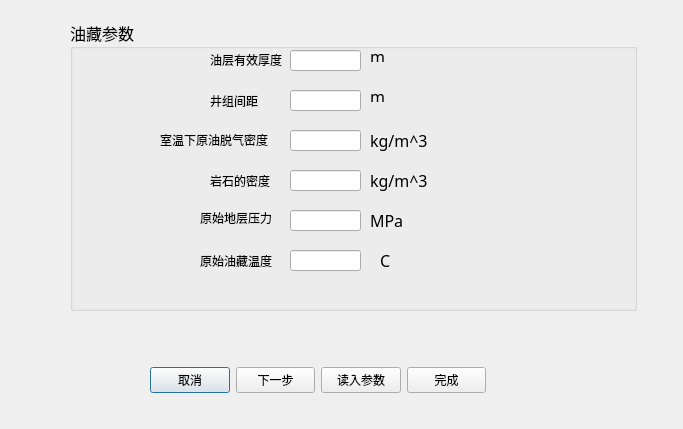
<?xml version="1.0" encoding="UTF-8"?>
<ui version="4.0">
 <class>Dialog_para_oil</class>
 <widget class="QDialog" name="Dialog_para_oil">
  <property name="geometry">
   <rect>
    <x>0</x>
    <y>0</y>
    <width>683</width>
    <height>429</height>
   </rect>
  </property>
  <property name="windowTitle">
   <string>油藏参数</string>
  </property>
  <widget class="QGroupBox" name="groupBox_Oil_pool_paras">
   <property name="geometry">
    <rect>
     <x>70</x>
     <y>20</y>
     <width>567</width>
     <height>291</height>
    </rect>
   </property>
   <property name="font">
    <font>
     <family>宋体</family>
     <pointsize>12</pointsize>
    </font>
   </property>
   <property name="title">
    <string>油藏参数</string>
   </property>
   <widget class="QLineEdit" name="lineEdit_para_oil_layer_H">
    <property name="geometry">
     <rect>
      <x>220</x>
      <y>30</y>
      <width>71</width>
      <height>21</height>
     </rect>
    </property>
    <property name="dragEnabled">
     <bool>false</bool>
    </property>
    <property name="readOnly">
     <bool>false</bool>
    </property>
   </widget>
   <widget class="QLabel" name="label">
    <property name="geometry">
     <rect>
      <x>140</x>
      <y>30</y>
      <width>81</width>
      <height>20</height>
     </rect>
    </property>
    <property name="font">
     <font>
      <family>SimSun-ExtB</family>
      <pointsize>9</pointsize>
     </font>
    </property>
    <property name="text">
     <string>油层有效厚度</string>
    </property>
   </widget>
   <widget class="QLabel" name="label_2">
    <property name="geometry">
     <rect>
      <x>300</x>
      <y>30</y>
      <width>54</width>
      <height>12</height>
     </rect>
    </property>
    <property name="text">
     <string>m</string>
    </property>
   </widget>
   <widget class="QLabel" name="label_11">
    <property name="geometry">
     <rect>
      <x>300</x>
      <y>70</y>
      <width>54</width>
      <height>12</height>
     </rect>
    </property>
    <property name="text">
     <string>m</string>
    </property>
   </widget>
   <widget class="QLineEdit" name="lineEdit_para_well_space_W">
    <property name="geometry">
     <rect>
      <x>220</x>
      <y>70</y>
      <width>71</width>
      <height>21</height>
     </rect>
    </property>
   </widget>
   <widget class="QLabel" name="label_12">
    <property name="geometry">
     <rect>
      <x>140</x>
      <y>70</y>
      <width>51</width>
      <height>21</height>
     </rect>
    </property>
    <property name="font">
     <font>
      <family>SimSun-ExtB</family>
      <pointsize>9</pointsize>
     </font>
    </property>
    <property name="text">
     <string>井组间距</string>
    </property>
   </widget>
   <widget class="QLabel" name="label_9">
    <property name="geometry">
     <rect>
      <x>300</x>
      <y>110</y>
      <width>71</width>
      <height>21</height>
     </rect>
    </property>
    <property name="text">
     <string>kg/m^3</string>
    </property>
   </widget>
   <widget class="QLabel" name="label_10">
    <property name="geometry">
     <rect>
      <x>90</x>
      <y>110</y>
      <width>121</width>
      <height>20</height>
     </rect>
    </property>
    <property name="font">
     <font>
      <family>SimSun-ExtB</family>
      <pointsize>9</pointsize>
     </font>
    </property>
    <property name="text">
     <string>室温下原油脱气密度</string>
    </property>
   </widget>
   <widget class="QLineEdit" name="lineEdit_para_Roi">
    <property name="geometry">
     <rect>
      <x>220</x>
      <y>110</y>
      <width>71</width>
      <height>21</height>
     </rect>
    </property>
   </widget>
   <widget class="QLineEdit" name="lineEdit_para_Rr">
    <property name="geometry">
     <rect>
      <x>220</x>
      <y>150</y>
      <width>71</width>
      <height>21</height>
     </rect>
    </property>
   </widget>
   <widget class="QLabel" name="label_13">
    <property name="geometry">
     <rect>
      <x>140</x>
      <y>150</y>
      <width>71</width>
      <height>21</height>
     </rect>
    </property>
    <property name="font">
     <font>
      <family>SimSun-ExtB</family>
      <pointsize>9</pointsize>
     </font>
    </property>
    <property name="text">
     <string>岩石的密度</string>
    </property>
   </widget>
   <widget class="QLabel" name="label_14">
    <property name="geometry">
     <rect>
      <x>300</x>
      <y>150</y>
      <width>71</width>
      <height>21</height>
     </rect>
    </property>
    <property name="text">
     <string>kg/m^3</string>
    </property>
   </widget>
   <widget class="QLineEdit" name="lineEdit_para_P_r">
    <property name="geometry">
     <rect>
      <x>220</x>
      <y>190</y>
      <width>71</width>
      <height>21</height>
     </rect>
    </property>
   </widget>
   <widget class="QLabel" name="label_15">
    <property name="geometry">
     <rect>
      <x>130</x>
      <y>190</y>
      <width>81</width>
      <height>16</height>
     </rect>
    </property>
    <property name="font">
     <font>
      <family>SimSun-ExtB</family>
      <pointsize>9</pointsize>
     </font>
    </property>
    <property name="text">
     <string>原始地层压力</string>
    </property>
   </widget>
   <widget class="QLabel" name="label_16">
    <property name="geometry">
     <rect>
      <x>300</x>
      <y>190</y>
      <width>71</width>
      <height>21</height>
     </rect>
    </property>
    <property name="text">
     <string>MPa</string>
    </property>
   </widget>
   <widget class="QLineEdit" name="lineEdit_para_T_r">
    <property name="geometry">
     <rect>
      <x>220</x>
      <y>230</y>
      <width>71</width>
      <height>21</height>
     </rect>
    </property>
   </widget>
   <widget class="QLabel" name="label_17">
    <property name="geometry">
     <rect>
      <x>130</x>
      <y>230</y>
      <width>81</width>
      <height>21</height>
     </rect>
    </property>
    <property name="font">
     <font>
      <family>SimSun-ExtB</family>
      <pointsize>9</pointsize>
     </font>
    </property>
    <property name="text">
     <string>原始油藏温度</string>
    </property>
   </widget>
   <widget class="QLabel" name="label_18">
    <property name="geometry">
     <rect>
      <x>310</x>
      <y>230</y>
      <width>71</width>
      <height>21</height>
     </rect>
    </property>
    <property name="text">
     <string>C</string>
    </property>
   </widget>
  </widget>
  <widget class="QWidget" name="widget" native="true">
   <property name="geometry">
    <rect>
     <x>150</x>
     <y>360</y>
     <width>336</width>
     <height>41</height>
    </rect>
   </property>
   <layout class="QHBoxLayout" name="horizontalLayout">
    <item>
     <widget class="QPushButton" name="pushButton_oil_para_cancel">
      <property name="text">
       <string>取消</string>
      </property>
     </widget>
    </item>
    <item>
     <widget class="QPushButton" name="pushButton_oil_para_next">
      <property name="text">
       <string>下一步</string>
      </property>
     </widget>
    </item>
    <item>
     <widget class="QPushButton" name="pushButton_oil_para_load">
      <property name="text">
       <string>读入参数</string>
      </property>
     </widget>
    </item>
    <item>
     <widget class="QPushButton" name="pushButton_oil_para_finish">
      <property name="text">
       <string>完成</string>
      </property>
     </widget>
    </item>
   </layout>
  </widget>
 </widget>
 <resources/>
 <connections/>
</ui>
